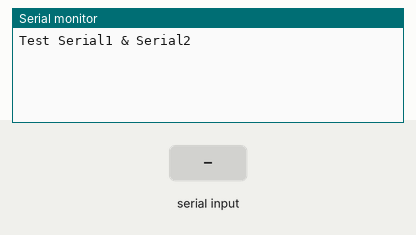
A sketch run on a simulated Arduino Mega 2560, built with avr-gcc and run on an emulated ATmega2560. On the bench: the last lines printed to the serial monitor. The test bench sets the inputs (shaded band).

Above: at 1.2 s.
1.3 s: "1" received over the second serial link
At 2.7 s:
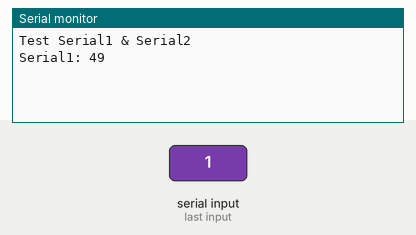
3.5 s: "0" received over the second serial link
At 4.8 s:
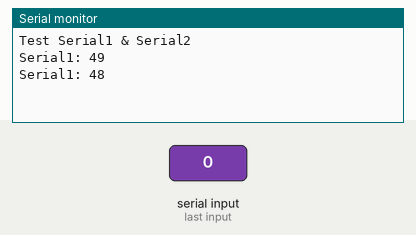
5.0 s: "2" received over the second serial link
At 6.2 s:
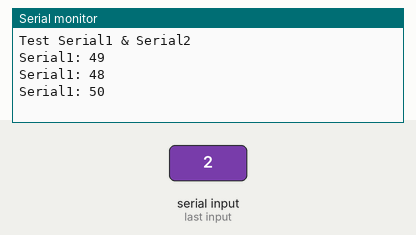

Measured:
- after the input at 1.3 s, the serial monitor: prints a new line after 0.70 s (image 1)
- after the input at 3.5 s, the serial monitor: prints a new line after 0.50 s (image 2)
- after the input at 5.0 s, the serial monitor: prints a new line at once (image 3)

The sketch:

serials.ino
```cpp
// use Serial or SerialUSB to display numbers
// Serial1 and Serial2 are used to send numbers

void setup() {
  Serial.begin(115200);
  Serial.println("Test Serial1 & Serial2");
  Serial1.begin(115200);
  Serial2.begin(115200);
}

char in;
int i=1;

void loop() {

  Serial2.write(i);

  in=0;
  while(Serial1.available()) {
    in=1; Serial.print("Serial1: "); Serial.println(Serial1.read());
    }
  if (in) {  i++; Serial1.write(i); }
  delay(500);
  in=0;
  while(Serial2.available()) {
    in=1; Serial.print("Serial2: "); Serial.println(Serial2.read());
    }
  if (in) { i++; Serial2.write(i); };
  delay(500);
}
```
